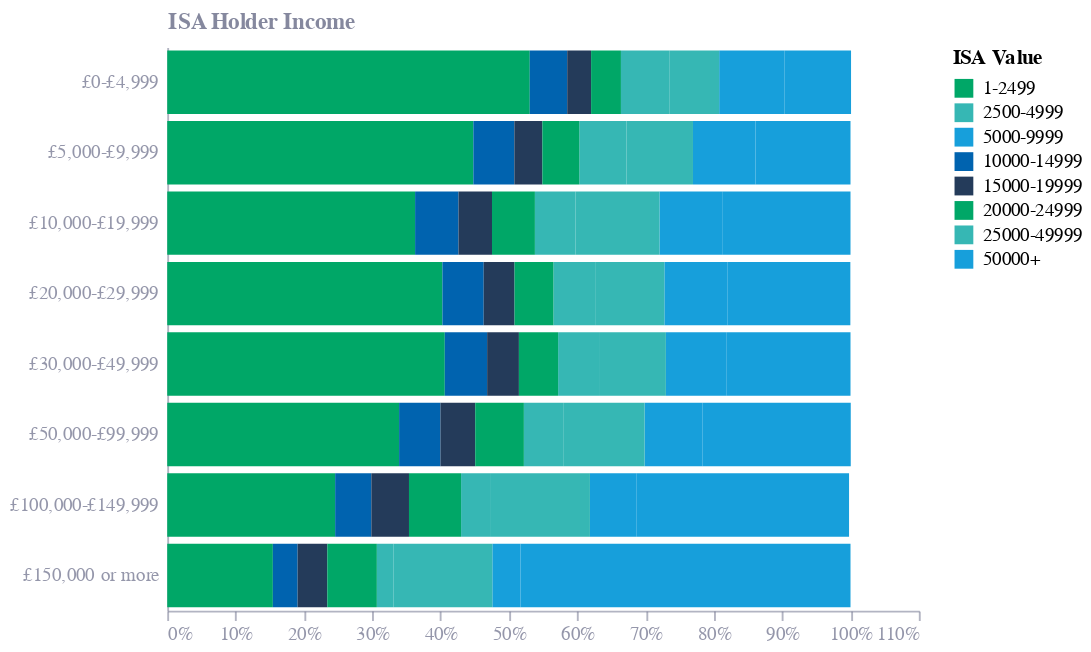

Source (notebook cell):
### Code cell
chart = alt.Chart(total_isa_value_by_income_long).mark_bar().encode(
    x = alt.X('Share of income band holding ISA value:Q', axis=alt.Axis(format='%')),
    y = alt.Y('ISA Holder Income:O', sort=income_order),
    color=alt.Color('ISA Value:O', sort=value_order),
    tooltip=['ISA Value','Share of income band holding ISA value']
)

chart

### Figure 1 — Vega-Lite specification as saved in the notebook (floating-point values rounded to 4 significant figures)
{"config": {"font": "Circular Std", "mark": {"line": {"interpolate": "monotone"}}, "view": {"stroke": "transparent", "width": 400, "height": 300}, "range": {"category": ["#36B7B4", "#E6224B", "#F4C245", "#0063AF", "#00A767", "#179FDB", "#EB5C2E"], "diverging": ["#E6224B", "#E54753", "#C9C9C9", "#179FDB", "#122B39"], "heatmap": ["#C9C9C9", "#179FDB", "#0063AF", "#122B39"], "ordinal": ["#00A767", "#36B7B4", "#179FDB", "#0063AF", "#243B5A"]}, "axisX": {"domainColor": "#676A86", "domainOpacity": 0.5, "grid": false, "labelAngle": 0, "labelColor": "#676A86", "labelOpacity": 0.7, "orient": "bottom", "tickColor": "#676A86", "tickCount": 10, "tickOpacity": 0.5, "title": false, "titleAlign": "center", "titleAnchor": "middle", "titleColor": "#676A86", "titleFontSize": 12, "titleOpacity": 0.8, "titleY": -15}, "axisY": {"domainColor": "#676A86", "domainOpacity": 0.5, "gridColor": "#676A86", "gridDash": [1, 5], "gridOpacity": 0.5, "labelColor": "#676A86", "labelOpacity": 0.7, "labelPadding": 5, "tickColor": "#676A86", "tickCount": 8, "tickOpacity": 0.5, "ticks": false, "titleAlign": "left", "titleAngle": 0, "titleBaseline": "bottom", "titleColor": "#676A86", "titleFontSize": 12, "titleOpacity": 0.8, "titleX": 0, "titleY": -7}}, "data": {"name": "data-daa76f7bb113cbda572349f7f43f2af3"}, "mark": {"type": "bar"}, "encoding": {"color": {"field": "ISA Value", "sort": ["1-2499", "2500-4999", "5000-9999", "10000-14999", "15000-19999", "20000-24999", "25000-49999", "50000+"], "type": "ordinal"}, "tooltip": [{"field": "ISA Value", "type": "ordinal"}, {"field": "Share of income band holding ISA value", "type": "quantitative"}], "x": {"axis": {"format": "%"}, "field": "Share of income band holding ISA value", "type": "quantitative"}, "y": {"field": "ISA Holder Income", "sort": ["£0-£4,999", "£5,000-£9,999", "£10,000-£19,999", "£20,000-£29,999", "£30,000-£49,999", "£50,000-£99,999", "£100,000-£149,999", "£150,000 or more"], "type": "ordinal"}}, "$schema": "https://vega.github.io/schema/vega-lite/v5.20.1.json", "datasets": {"data-daa76f7bb113cbda572349f7f43f2af3": [{"ISA Holder Income": "£0-£4,999", "Total": 1259, "ISA Value": "1-2499", "Number of ISA holders": 668, "Share of income band holding ISA value": 0.5306}, {"ISA Holder Income": "£5,000-£9,999", "Total": 1683, "ISA Value": "1-2499", "Number of ISA holders": 754, "Share of income band holding ISA value": 0.448}, {"ISA Holder Income": "£10,000-£19,999", "Total": 5447, "ISA Value": "1-2499", "Number of ISA holders": 1976, "Share of income band holding ISA value": 0.3628}, {"ISA Holder Income": "£20,000-£29,999", "Total": 4519, "ISA Value": "1-2499", "Number of ISA holders": 1820, "Share of income band holding ISA value": 0.4027}, {"ISA Holder Income": "£30,000-£49,999", "Total": 4793, "ISA Value": "1-2499", "Number of ISA holders": 1947, "Share of income band holding ISA value": 0.4062}, {"ISA Holder Income": "£50,000-£99,999", "Total": 2711, "ISA Value": "1-2499", "Number of ISA holders": 920, "Share of income band holding ISA value": 0.3394}, {"ISA Holder Income": "£100,000-£149,999", "Total": 472, "ISA Value": "1-2499", "Number of ISA holders": 116, "Share of income band holding ISA value": 0.2458}, {"ISA Holder Income": "£150,000 or more", "Total": 414, "ISA Value": "1-2499", "Number of ISA holders": 64, "Share of income band holding ISA value": 0.1546}, {"ISA Holder Income": "£0-£4,999", "Total": 1259, "ISA Value": "2500-4999", "Number of ISA holders": 89, "Share of income band holding ISA value": 0.07069}, {"ISA Holder Income": "£5,000-£9,999", "Total": 1683, "ISA Value": "2500-4999", "Number of ISA holders": 116, "Share of income band holding ISA value": 0.06892}, {"ISA Holder Income": "£10,000-£19,999", "Total": 5447, "ISA Value": "2500-4999", "Number of ISA holders": 323, "Share of income band holding ISA value": 0.0593}, {"ISA Holder Income": "£20,000-£29,999", "Total": 4519, "ISA Value": "2500-4999", "Number of ISA holders": 276, "Share of income band holding ISA value": 0.06108}, {"ISA Holder Income": "£30,000-£49,999", "Total": 4793, "ISA Value": "2500-4999", "Number of ISA holders": 287, "Share of income band holding ISA value": 0.05988}, {"ISA Holder Income": "£50,000-£99,999", "Total": 2711, "ISA Value": "2500-4999", "Number of ISA holders": 156, "Share of income band holding ISA value": 0.05754}, {"ISA Holder Income": "£100,000-£149,999", "Total": 472, "ISA Value": "2500-4999", "Number of ISA holders": 20, "Share of income band holding ISA value": 0.04237}, {"ISA Holder Income": "£150,000 or more", "Total": 414, "ISA Value": "2500-4999", "Number of ISA holders": 10, "Share of income band holding ISA value": 0.02415}, {"ISA Holder Income": "£0-£4,999", "Total": 1259, "ISA Value": "5000-9999", "Number of ISA holders": 120, "Share of income band holding ISA value": 0.09531}, {"ISA Holder Income": "£5,000-£9,999", "Total": 1683, "ISA Value": "5000-9999", "Number of ISA holders": 154, "Share of income band holding ISA value": 0.0915}, {"ISA Holder Income": "£10,000-£19,999", "Total": 5447, "ISA Value": "5000-9999", "Number of ISA holders": 500, "Share of income band holding ISA value": 0.09179}, {"ISA Holder Income": "£20,000-£29,999", "Total": 4519, "ISA Value": "5000-9999", "Number of ISA holders": 416, "Share of income band holding ISA value": 0.09206}, {"ISA Holder Income": "£30,000-£49,999", "Total": 4793, "ISA Value": "5000-9999", "Number of ISA holders": 427, "Share of income band holding ISA value": 0.08909}, {"ISA Holder Income": "£50,000-£99,999", "Total": 2711, "ISA Value": "5000-9999", "Number of ISA holders": 229, "Share of income band holding ISA value": 0.08447}, {"ISA Holder Income": "£100,000-£149,999", "Total": 472, "ISA Value": "5000-9999", "Number of ISA holders": 32, "Share of income band holding ISA value": 0.0678}, {"ISA Holder Income": "£150,000 or more", "Total": 414, "ISA Value": "5000-9999", "Number of ISA holders": 17, "Share of income band holding ISA value": 0.04106}, {"ISA Holder Income": "£0-£4,999", "Total": 1259, "ISA Value": "10000-14999", "Number of ISA holders": 69, "Share of income band holding ISA value": 0.05481}, {"ISA Holder Income": "£5,000-£9,999", "Total": 1683, "ISA Value": "10000-14999", "Number of ISA holders": 101, "Share of income band holding ISA value": 0.06001}, {"ISA Holder Income": "£10,000-£19,999", "Total": 5447, "ISA Value": "10000-14999", "Number of ISA holders": 346, "Share of income band holding ISA value": 0.06352}, {"ISA Holder Income": "£20,000-£29,999", "Total": 4519, "ISA Value": "10000-14999", "Number of ISA holders": 273, "Share of income band holding ISA value": 0.06041}, {"ISA Holder Income": "£30,000-£49,999", "Total": 4793, "ISA Value": "10000-14999", "Number of ISA holders": 297, "Share of income band holding ISA value": 0.06197}, {"ISA Holder Income": "£50,000-£99,999", "Total": 2711, "ISA Value": "10000-14999", "Number of ISA holders": 164, "Share of income band holding ISA value": 0.06049}, {"ISA Holder Income": "£100,000-£149,999", "Total": 472, "ISA Value": "10000-14999", "Number of ISA holders": 25, "Share of income band holding ISA value": 0.05297}, {"ISA Holder Income": "£150,000 or more", "Total": 414, "ISA Value": "10000-14999", "Number of ISA holders": 15, "Share of income band holding ISA value": 0.03623}, {"ISA Holder Income": "£0-£4,999", "Total": 1259, "ISA Value": "15000-19999", "Number of ISA holders": 44, "Share of income band holding ISA value": 0.03495}, {"ISA Holder Income": "£5,000-£9,999", "Total": 1683, "ISA Value": "15000-19999", "Number of ISA holders": 69, "Share of income band holding ISA value": 0.041}, {"ISA Holder Income": "£10,000-£19,999", "Total": 5447, "ISA Value": "15000-19999", "Number of ISA holders": 267, "Share of income band holding ISA value": 0.04902}, {"ISA Holder Income": "£20,000-£29,999", "Total": 4519, "ISA Value": "15000-19999", "Number of ISA holders": 204, "Share of income band holding ISA value": 0.04514}, {"ISA Holder Income": "£30,000-£49,999", "Total": 4793, "ISA Value": "15000-19999", "Number of ISA holders": 223, "Share of income band holding ISA value": 0.04653}, {"ISA Holder Income": "£50,000-£99,999", "Total": 2711, "ISA Value": "15000-19999", "Number of ISA holders": 138, "Share of income band holding ISA value": 0.0509}, {"ISA Holder Income": "£100,000-£149,999", "Total": 472, "ISA Value": "15000-19999", "Number of ISA holders": 26, "Share of income band holding ISA value": 0.05508}, {"ISA Holder Income": "£150,000 or more", "Total": 414, "ISA Value": "15000-19999", "Number of ISA holders": 18, "Share of income band holding ISA value": 0.04348}, {"ISA Holder Income": "£0-£4,999", "Total": 1259, "ISA Value": "20000-24999", "Number of ISA holders": 55, "Share of income band holding ISA value": 0.04369}, {"ISA Holder Income": "£5,000-£9,999", "Total": 1683, "ISA Value": "20000-24999", "Number of ISA holders": 91, "Share of income band holding ISA value": 0.05407}, {"ISA Holder Income": "£10,000-£19,999", "Total": 5447, "ISA Value": "20000-24999", "Number of ISA holders": 342, "Share of income band holding ISA value": 0.06279}, {"ISA Holder Income": "£20,000-£29,999", "Total": 4519, "ISA Value": "20000-24999", "Number of ISA holders": 257, "Share of income band holding ISA value": 0.05687}, {"ISA Holder Income": "£30,000-£49,999", "Total": 4793, "ISA Value": "20000-24999", "Number of ISA holders": 275, "Share of income band holding ISA value": 0.05738}, {"ISA Holder Income": "£50,000-£99,999", "Total": 2711, "ISA Value": "20000-24999", "Number of ISA holders": 193, "Share of income band holding ISA value": 0.07119}, {"ISA Holder Income": "£100,000-£149,999", "Total": 472, "ISA Value": "20000-24999", "Number of ISA holders": 36, "Share of income band holding ISA value": 0.07627}, {"ISA Holder Income": "£150,000 or more", "Total": 414, "ISA Value": "20000-24999", "Number of ISA holders": 30, "Share of income band holding ISA value": 0.07246}, {"ISA Holder Income": "£0-£4,999", "Total": 1259, "ISA Value": "25000-49999", "Number of ISA holders": 92, "Share of income band holding ISA value": 0.07307}, {"ISA Holder Income": "£5,000-£9,999", "Total": 1683, "ISA Value": "25000-49999", "Number of ISA holders": 164, "Share of income band holding ISA value": 0.09745}, {"ISA Holder Income": "£10,000-£19,999", "Total": 5447, "ISA Value": "25000-49999", "Number of ISA holders": 670, "Share of income band holding ISA value": 0.123}, {"ISA Holder Income": "£20,000-£29,999", "Total": 4519, "ISA Value": "25000-49999", "Number of ISA holders": 458, "Share of income band holding ISA value": 0.1013}, {"ISA Holder Income": "£30,000-£49,999", "Total": 4793, "ISA Value": "25000-49999", "Number of ISA holders": 469, "Share of income band holding ISA value": 0.09785}, {"ISA Holder Income": "£50,000-£99,999", "Total": 2711, "ISA Value": "25000-49999", "Number of ISA holders": 323, "Share of income band holding ISA value": 0.1191}, {"ISA Holder Income": "£100,000-£149,999", "Total": 472, "ISA Value": "25000-49999", "Number of ISA holders": 69, "Share of income band holding ISA value": 0.1462}, {"ISA Holder Income": "£150,000 or more", "Total": 414, "ISA Value": "25000-49999", "Number of ISA holders": 60, "Share of income band holding ISA value": 0.1449}, {"ISA Holder Income": "£0-£4,999", "Total": 1259, "ISA Value": "50000+", "Number of ISA holders": 123, "Share of income band holding ISA value": 0.0977}, {"ISA Holder Income": "£5,000-£9,999", "Total": 1683, "ISA Value": "50000+", "Number of ISA holders": 234, "Share of income band holding ISA value": 0.139}, {"ISA Holder Income": "£10,000-£19,999", "Total": 5447, "ISA Value": "50000+", "Number of ISA holders": 1023, "Share of income band holding ISA value": 0.1878}, {"ISA Holder Income": "£20,000-£29,999", "Total": 4519, "ISA Value": "50000+", "Number of ISA holders": 814, "Share of income band holding ISA value": 0.1801}, {"ISA Holder Income": "£30,000-£49,999", "Total": 4793, "ISA Value": "50000+", "Number of ISA holders": 868, "Share of income band holding ISA value": 0.1811}, {"ISA Holder Income": "£50,000-£99,999", "Total": 2711, "ISA Value": "50000+", "Number of ISA holders": 589, "Share of income band holding ISA value": 0.2173}, {"ISA Holder Income": "£100,000-£149,999", "Total": 472, "ISA Value": "50000+", "Number of ISA holders": 147, "Share of income band holding ISA value": 0.3114}, {"ISA Holder Income": "£150,000 or more", "Total": 414, "ISA Value": "50000+", "Number of ISA holders": 200, "Share of income band holding ISA value": 0.4831}]}}
